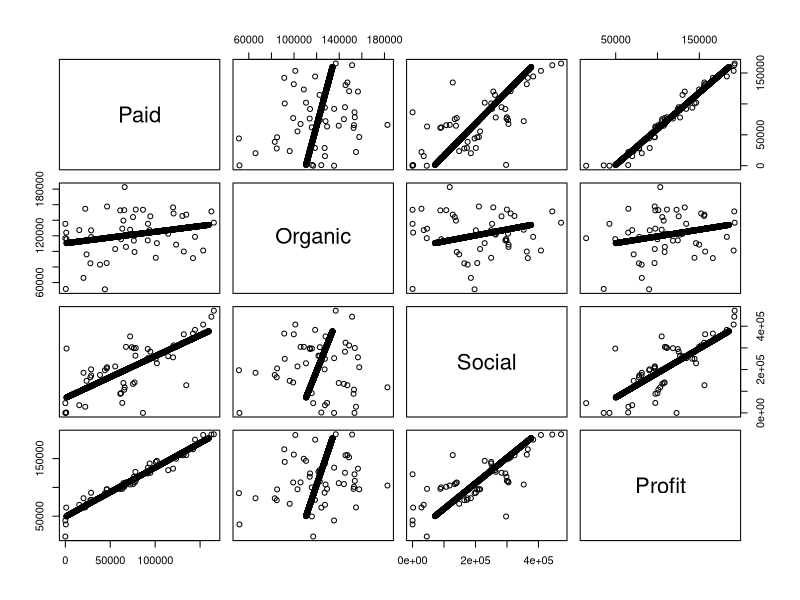
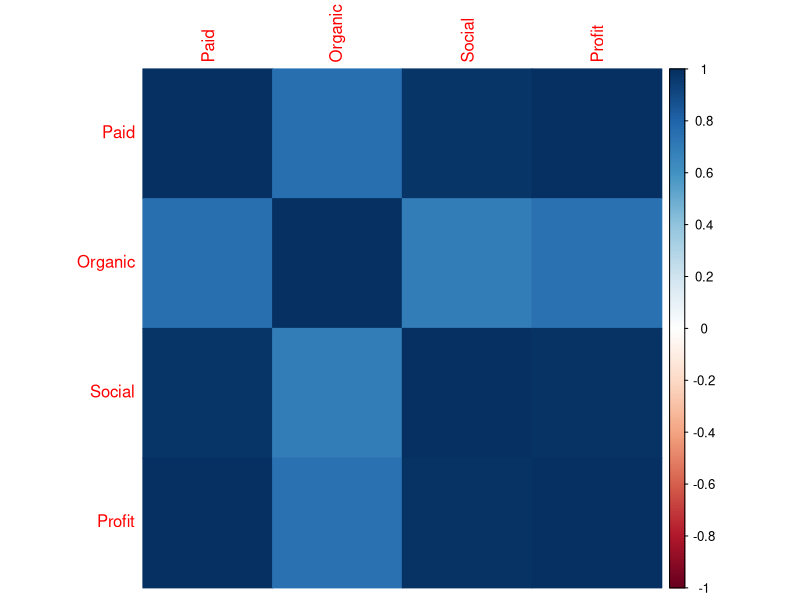
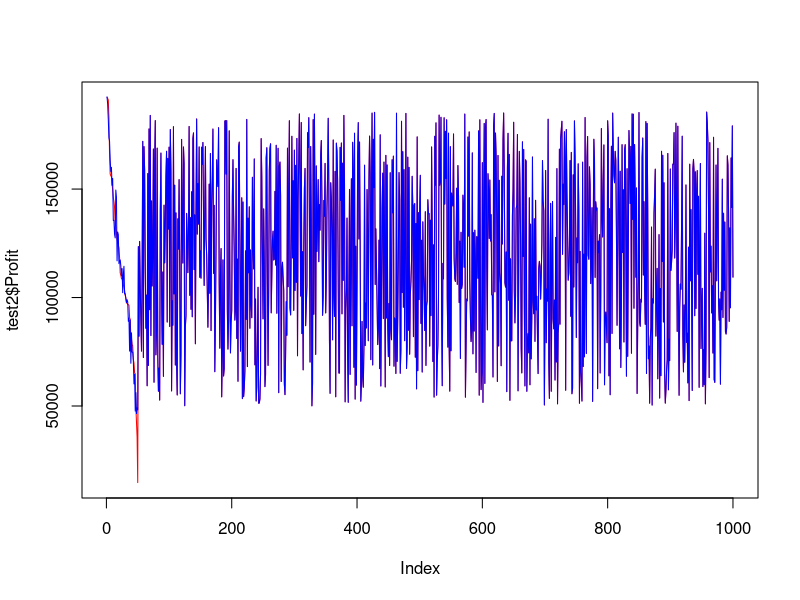
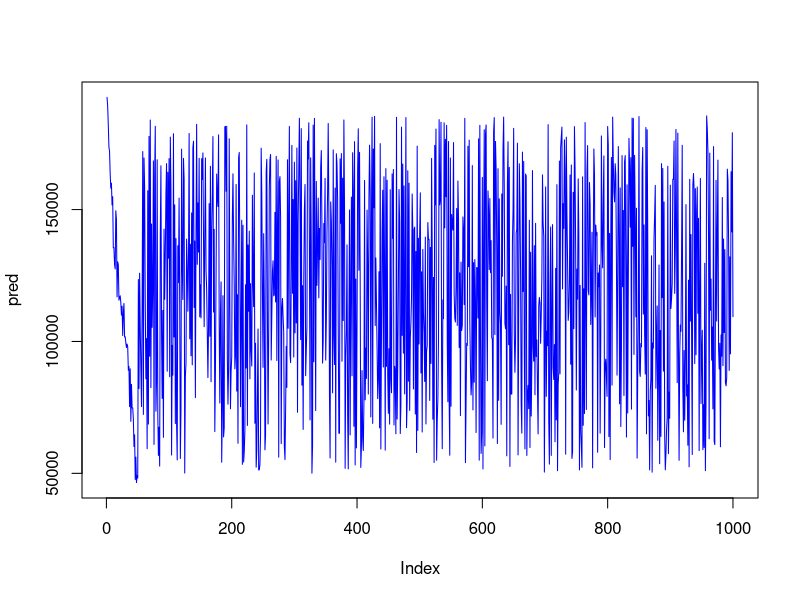

The R source for these figures, in order:
# Import the dataset
setwd("D:/R codes/DA Project")
sales <- read.csv("revenue.csv",header = T)
head(sales) #Displays the top 6 rows of a dataset
summary(sales) #Gives certain statistical information about the data
dim(sales) # Displays the dimensions of the dataset

plot(sales) # Plot the variables to see their trends

library(corrplot) # Library to finds the correlation between the variables
num.cols<-sapply(sales, is.numeric)
num.cols
cor.data<-cor(sales[,num.cols])
cor.data
corrplot(cor.data, method='color')

# Split the data into training and testing
set.seed(2)
library(caTools) #caTools has the split function 
split <- sample.split(sales, SplitRatio = 0.7)
split
train2 <- subset(sales, split = 'TRUE') #Creating a training set 
test2 <- subset(sales, split = 'FALSE') #Creating a testing set by assigning FALSE
head(train2)
head(test2)
View(train2)
View(test2)

#training the model
Model <- lm(Profit ~., data = train2) #Creates the model.
summary(Model) 

#prediction
pred <- predict(Model, test2) #The test2 data was kept for this purpose
pred #This displays the predicted values
res<-residuals(Model) # Find the residuals
res<-as.data.frame(res) # Convert the residual into a dataframe
res # Prints the residuals

# compare the predicted vs actual values
results<-cbind(pred,test2$Profit)
results
colnames(results)<-c('predicted','real')
results<-as.data.frame(results)
head(results)

# Let’s now, compare the predicted vs actual values
plot(test2$Profit, type = 'l', lty = 1.8, col = "red")
lines(pred, type = "l", col = "blue") #plot our test revenue
plot(pred, type = "l", lty = 1.8, col = "blue") #plot the prediction fully

#Calculating the accuracy
rmse <- sqrt(mean(pred-sales$Profit)^2) # Root Mean Square Error is the standard deviation of the residuals
rmse

# Function to Predict Profit based on User Inputs
predictProfit <- function(paid, organic, social) {
  # Create a data frame with user inputs
  input_data <- data.frame(Paid = paid, Organic = organic, Social = social)
  #print(input_data)
  # Use the trained model to predict profit
  predicted_profit <- predict(Model, newdata = input_data)
  
  # Return the predicted profit
  return(predicted_profit)
}

# Example Usage:
# Let users input values for "paid," "organic," and "social"
paid_input <- 150000
organic_input <- 97000
social_input <- 471784

# Predict profit based on user inputs
predicted_profit <- predictProfit(paid_input, organic_input, social_input)

# Display the predicted profit
cat("Predicted Profit:", predicted_profit, "\n")
